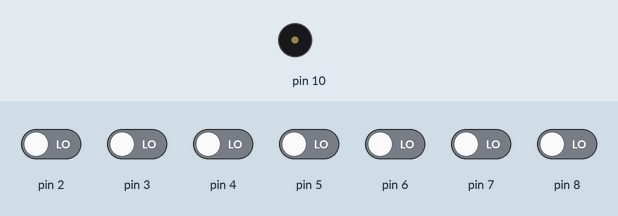
This sketch was run on a simulated Arduino Uno, built with avr-gcc and run on an emulated ATmega328P. Shown: buzzer (waves = sounding). The inputs (shaded band) are chosen by the test bench; at power-on: pin 2–8 LOW.

Above: at 1.2 s.
1.3 s: pin 2 driven HIGH
At 1.7 s:
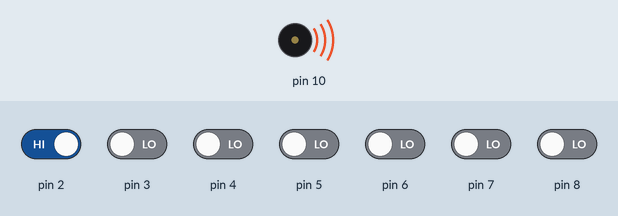
Timing chart, 0 to 4.3 s (numbered marks = the images above; inputs shaded):
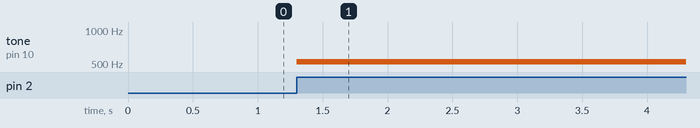

Measured:
- after the input at 1.3 s, tone on pin 10: silent → 523 Hz at once

The sketch:

keyboard_module.ino
```cpp
void setup() {
  // put your setup code here, to run once:
  pinMode(2,INPUT);
  pinMode(3,INPUT);
  pinMode(4,INPUT);
  pinMode(5,INPUT);
  pinMode(6,INPUT);
  pinMode(7,INPUT);
  pinMode(8,INPUT);
  pinMode(10,OUTPUT);
}

void loop() {
  // put your main code here, to run repeatedly:
 if(digitalRead(2)) tone(10,523,100);
 //如果2号引脚电压值为真（按下了对应键）那就让无源音箱基于10号引脚输出523HZ 20ms
 if(digitalRead(3)) tone(10,587,100);
 if(digitalRead(4)) tone(10,659,100);
 if(digitalRead(5)) tone(10,698,100);
 if(digitalRead(6)) tone(10,784,100);
 if(digitalRead(7)) tone(10,880,100);
 if(digitalRead(8)) tone(10,988,100);
    }
```
